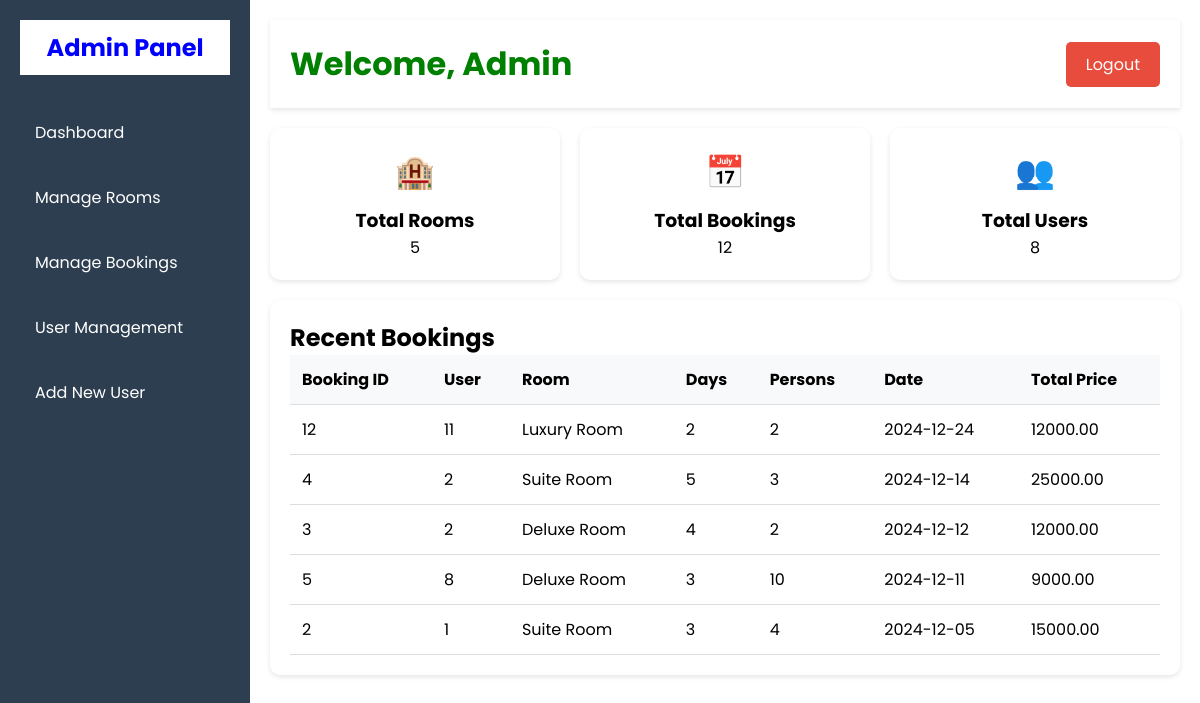
Screenshot of /admin/dashboard.php with the database file from the repository.
### tables this page shows
CREATE TABLE `bookings` (
  `booking_id` int(11) NOT NULL,
  `user_id` int(11) NOT NULL,
  `room_id` int(11) NOT NULL,
  `room_type` varchar(50) NOT NULL,
  `days` int(11) NOT NULL,
  `persons` int(11) NOT NULL,
  `booking_date` date NOT NULL,
  `total_price` decimal(10,2) NOT NULL
);

### admin/dashboard.php (the view, shortened to what this page needs)
<?php
$conn = new mysqli('localhost', 'root', '', 'hrs');
$totalUsersQuery = $conn->query("SELECT COUNT(*) AS total_users FROM users");
$totalUsers = $totalUsersQuery->fetch_assoc()['total_users'];
$totalBookingsQuery = $conn->query("SELECT COUNT(*) AS total_bookings FROM bookings");
$totalBookings = $totalBookingsQuery->fetch_assoc()['total_bookings'];
$recentBookingsQuery = $conn->query("SELECT * FROM bookings ORDER BY booking_date DESC LIMIT 5");
?>
<!DOCTYPE html>
<html lang="en">
<head>
    <link href="dashboard.css" rel="stylesheet">
</head>
<body>
    <div class="sidebar">
        <h2 style = "color:blue; background-color:white;" >Admin Panel</h2>
        <a href="#">Dashboard</a>
        <a href="manage_rooms.php">Manage Rooms</a>
        <a href="manage_bookings.php">Manage Bookings</a>
        <a href="user_management.php">User Management</a>
        <a href="#" onclick="openModal()">Add New User</a>
    </div>
    <div class="dashboard-content">
        <div class="navbar">
            <h1 style ="color:green; background-color:white">Welcome, Admin</h1>
            <a href="../database/logout.php" class="logout-btn">Logout</a>
        </div>
        <div class="cards">
            <div class="card">
                <div class="icon">🏨</div>
                <h3>Total Rooms</h3>
                <p>5</p>
            </div>
            <div class="card">
                <div class="icon">📅</div>
                <h3>Total Bookings</h3>
                <p><?php echo $totalBookings; ?></p>
            </div>
            <div class="card">
                <div class="icon">👥</div>
                <h3>Total Users</h3>
                <p><?php echo $totalUsers; ?></p>
            </div>
        </div>
        <div class="table-container">
            <h2>Recent Bookings</h2>
            <table>
                <tr>
                    <th>Booking ID</th>
                    <th>User</th>
                    <th>Room</th>
                    <th>Days</th>
                    <th>Persons</th>
                    <th>Date</th>
                    <th>Total Price</th>
                </tr>
                <?php
                while ($booking = $recentBookingsQuery->fetch_assoc()) {
                    echo "<tr>";
                    echo "<td>{$booking['booking_id']}</td>";
                    echo "<td>{$booking['user_id']}</td>";
                    echo "<td>{$booking['room_type']}</td>";
                    echo "<td>{$booking['days']}</td>";
                    echo "<td>{$booking['persons']}</td>";
                    echo "<td>{$booking['booking_date']}</td>";
                    echo "<td>{$booking['total_price']}</td>";
                    echo "</tr>";
                }
                ?>
            </table>
        </div>
    </div>
</body>
</html>

### admin/dashboard.css (style rules this page uses)
* { margin: 0; padding: 0; box-sizing: border-box; font-family: 'Poppins', sans-serif; }
.sidebar { position: fixed; left: 0; top: 0; width: 250px; height: 100vh; background: #2c3e50; padding: 20px; }
.sidebar h2 { color: white; text-align: center; margin-bottom: 30px; padding: 10px; background: rgba(255, 255, 255, 0.1); }
.sidebar a { display: block; color: white; padding: 15px; text-decoration: none; margin-bottom: 10px; border-radius: 5px; transition: all 0.3s; }
.dashboard-content { margin-left: 250px; padding: 20px; }
.navbar { display: flex; justify-content: space-between; align-items: center; padding: 20px; background: white; box-shadow: 0 2px 5px rgba(0,0,0,0.1); }
.logout-btn { background: #e74c3c; color: white; padding: 10px 20px; border-radius: 5px; text-decoration: none; }
.cards { display: grid; grid-template-columns: repeat(auto-fit, minmax(250px, 1fr)); gap: 20px; margin: 20px 0; }
.card { background: white; padding: 20px; border-radius: 10px; box-shadow: 0 2px 5px rgba(0,0,0,0.1); text-align: center; }
.card .icon { font-size: 2em; margin-bottom: 10px; }
.table-container { background: white; padding: 20px; border-radius: 10px; box-shadow: 0 2px 5px rgba(0,0,0,0.1); margin-top: 20px; }
table { width: 100%; border-collapse: collapse; }
th, td { padding: 12px; text-align: left; border-bottom: 1px solid #ddd; }
th { background: #f8f9fa; }

### rows the page displays
bookings: booking_id "12", user "11", room_type "Luxury Room", days "2", persons "2", booking_date "2024-12-24", total_price "12000.00"
bookings: booking_id "4", user "2", room_type "Suite Room", days "5", persons "3", booking_date "2024-12-14", total_price "25000.00"
bookings: booking_id "3", user "2", room_type "Deluxe Room", days "4", persons "2", booking_date "2024-12-12", total_price "12000.00"
bookings: booking_id "5", user "8", room_type "Deluxe Room", days "3", persons "10", booking_date "2024-12-11", total_price "9000.00"
bookings: booking_id "2", user "1", room_type "Suite Room", days "3", persons "4", booking_date "2024-12-05", total_price "15000.00"

### other values shown
$totalBookings "12"
$totalUsers "8"
